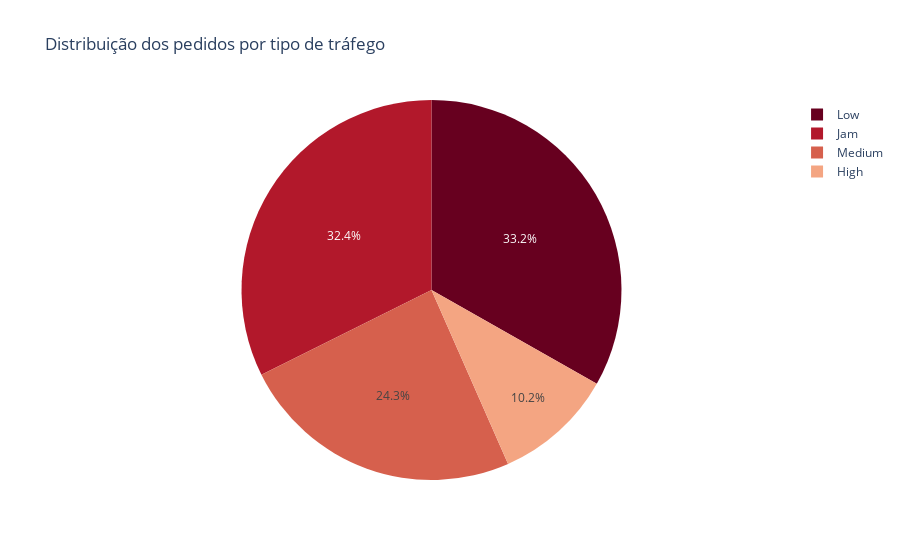

The cell this chart's notebook holds for it:
### Code cell
df_aux = df[['ID', 'Road_traffic_density']].groupby('Road_traffic_density').count().reset_index()
px.pie(df_aux, values='ID', names='Road_traffic_density', title='Distribuição dos pedidos por tipo de tráfego', color_discrete_sequence=px.colors.sequential.RdBu)

### Figure 1 — Plotly figure (JSON) as saved in the notebook; plotly's stock layout.template omitted (floating-point values rounded to 4 significant figures)
{"data": [{"domain": {"x": [0, 1], "y": [0, 1]}, "hovertemplate": "Road_traffic_density=%{label}<br>ID=%{value}<extra></extra>", "labels": ["High", "Jam", "Low", "Medium"], "legendgroup": "", "name": "", "showlegend": true, "type": "pie", "values": [717, 2276, 2336, 1706]}], "layout": {"autosize": true, "legend": {"tracegroupgap": 0}, "piecolorway": ["rgb(103,0,31)", "rgb(178,24,43)", "rgb(214,96,77)", "rgb(244,165,130)", "rgb(253,219,199)", "rgb(247,247,247)", "rgb(209,229,240)", "rgb(146,197,222)", "rgb(67,147,195)", "rgb(33,102,172)", "rgb(5,48,97)"], "title": {"text": "Distribuição dos pedidos por tipo de tráfego"}}}
